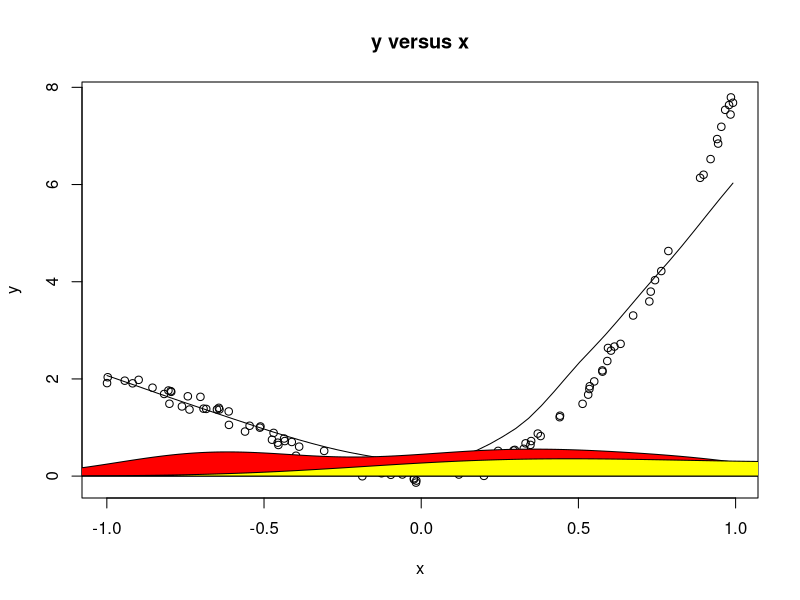
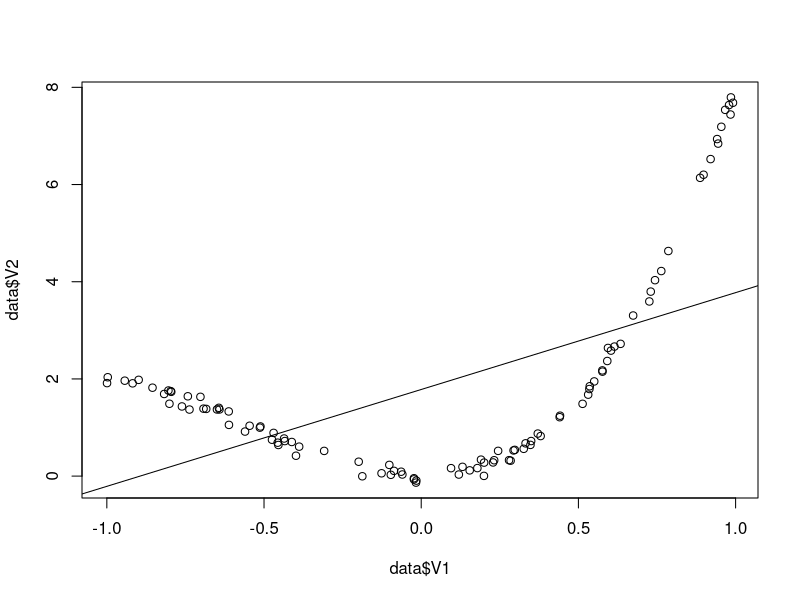
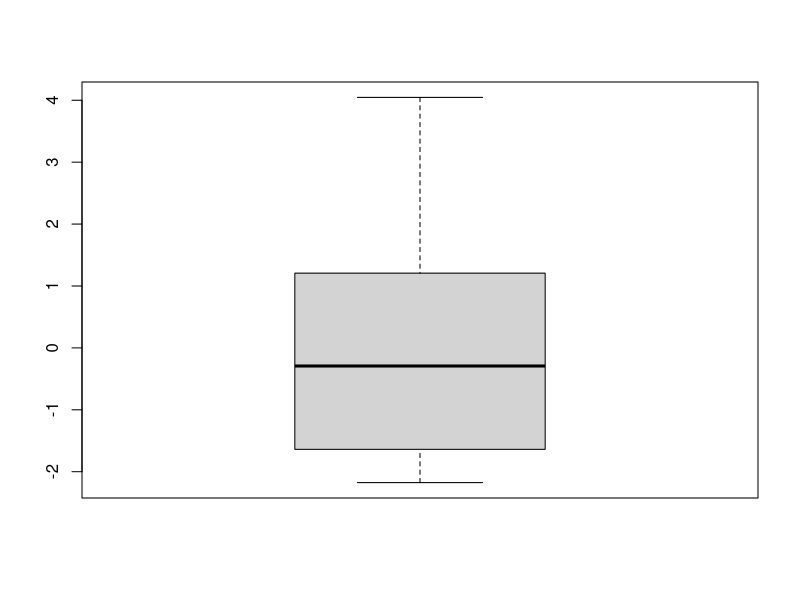
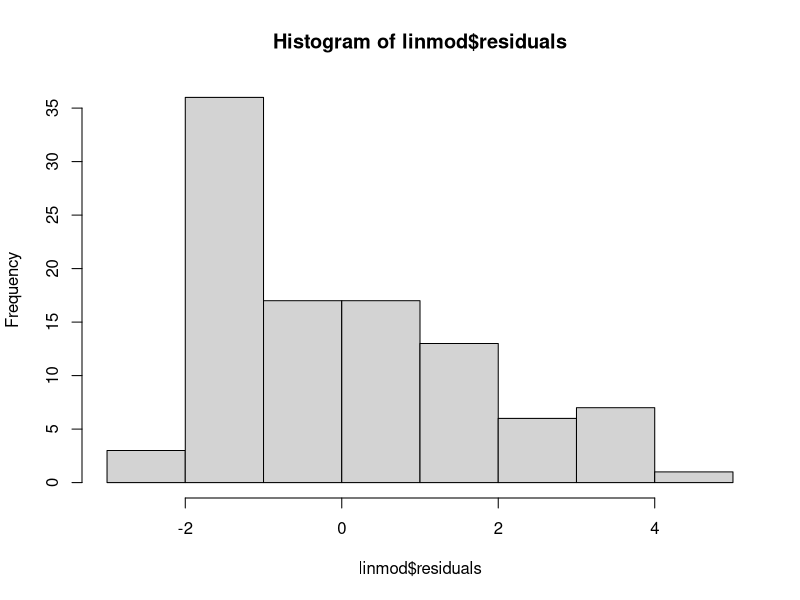
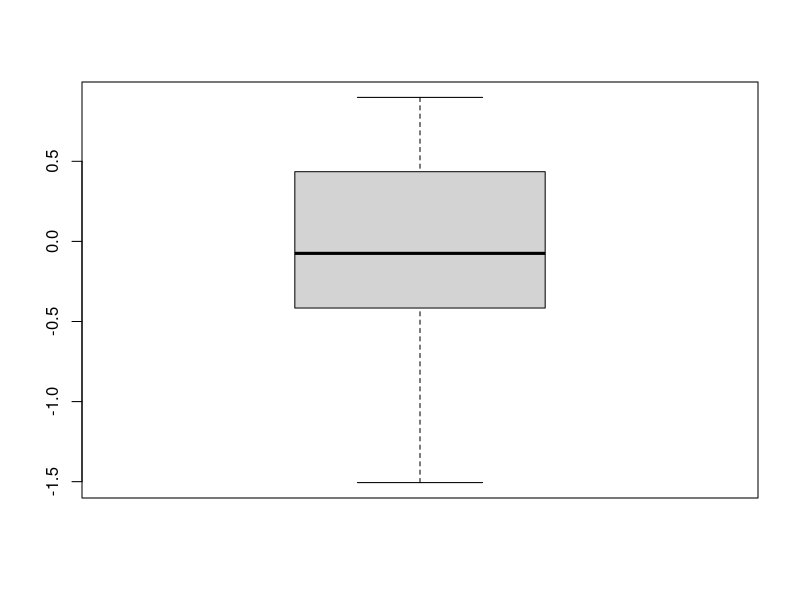
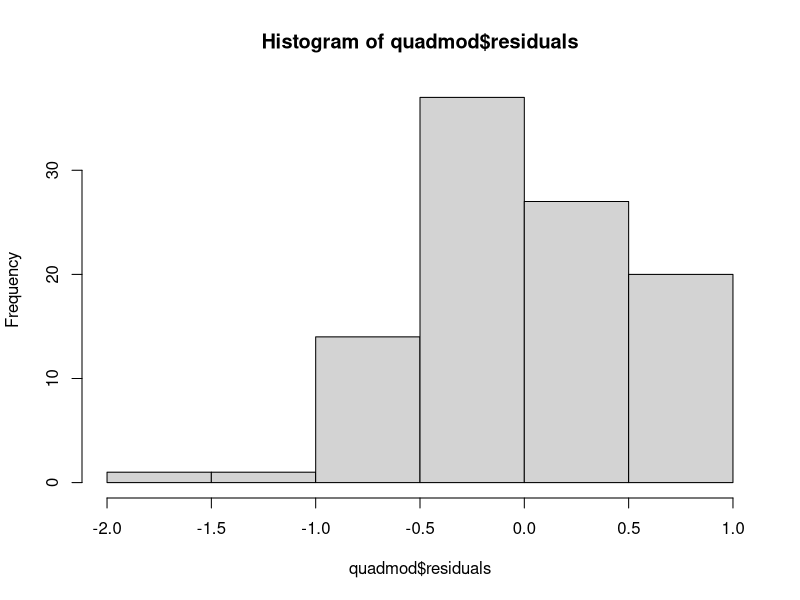
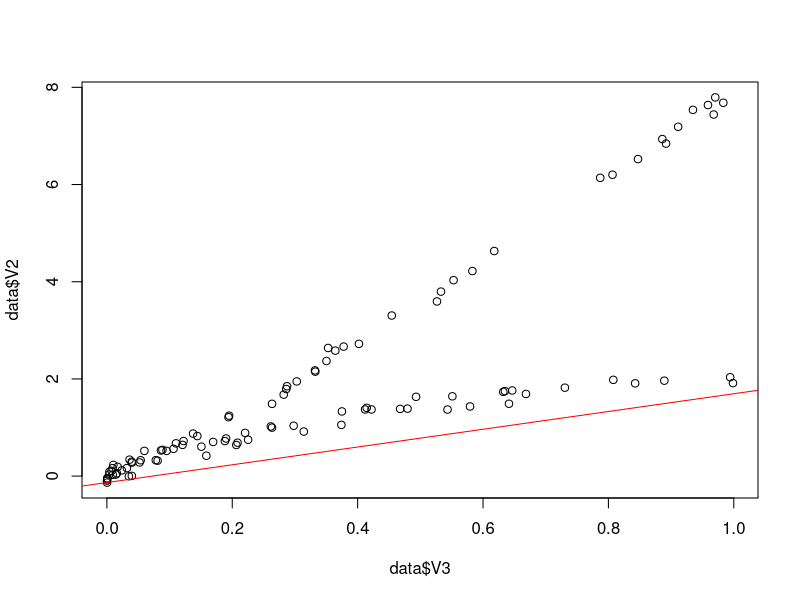
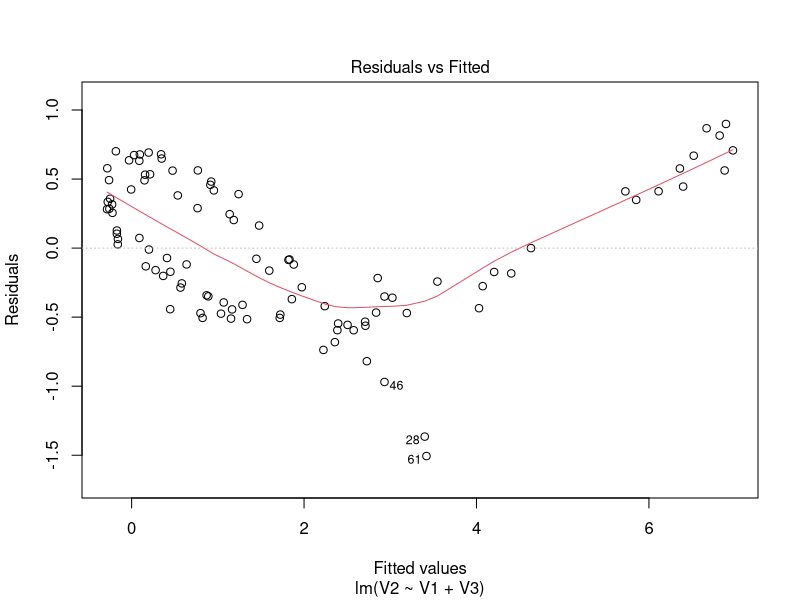

Reproduce these figures in R, in order.

data=read.csv("dataset.csv",header=FALSE,sep = ",")
View(data)
# Display first 6 values to get an idea of the dataset
head(data)



#Graphical analysis
#Scatter plot with line of best fit
scatter.smooth(x=data$V1, y=data$V2, main="y versus x",xlab = "x",ylab="y")
cor(data$V1,data$V2)

# Check density if its normal distribution or not

polygon(density(data$V1),col="red")
polygon(density(data$V2),col="yellow")


#Building a Linear model(straight line)

plot(data$V1,data$V2)
abline(lm(data$V2~data$V1))
linmod=lm(data$V2~data$V1)
summary(linmod)
boxplot(linmod$residuals)
hist(linmod$residuals)

#Building a quadratic Model

V3=data$V1^2
data=cbind(data,V3)
quadmod=lm(V2~V1+V3,data=data)
summary(quadmod)
boxplot(quadmod$residuals)
hist(quadmod$residuals)

plot(data$V3,data$V2)
abline(quadmod,col="red")
plot(quadmod)



anova(linmod,quadmod)

predquad=predict(quadmod)




data=cbind(data,predquad)

predlin=predict(linmod)
data=cbind(data,predlin)
plot(data$V1,data$V2,main="Quadratic Model")
lines(predquad)
lines(predlin,col="red")



#building a logarithmic model

logmod=lm(log(data$V2)~data$V1)
summary(logmod)
boxplot(logmod$residuals)

hist(logmod$residuals)

